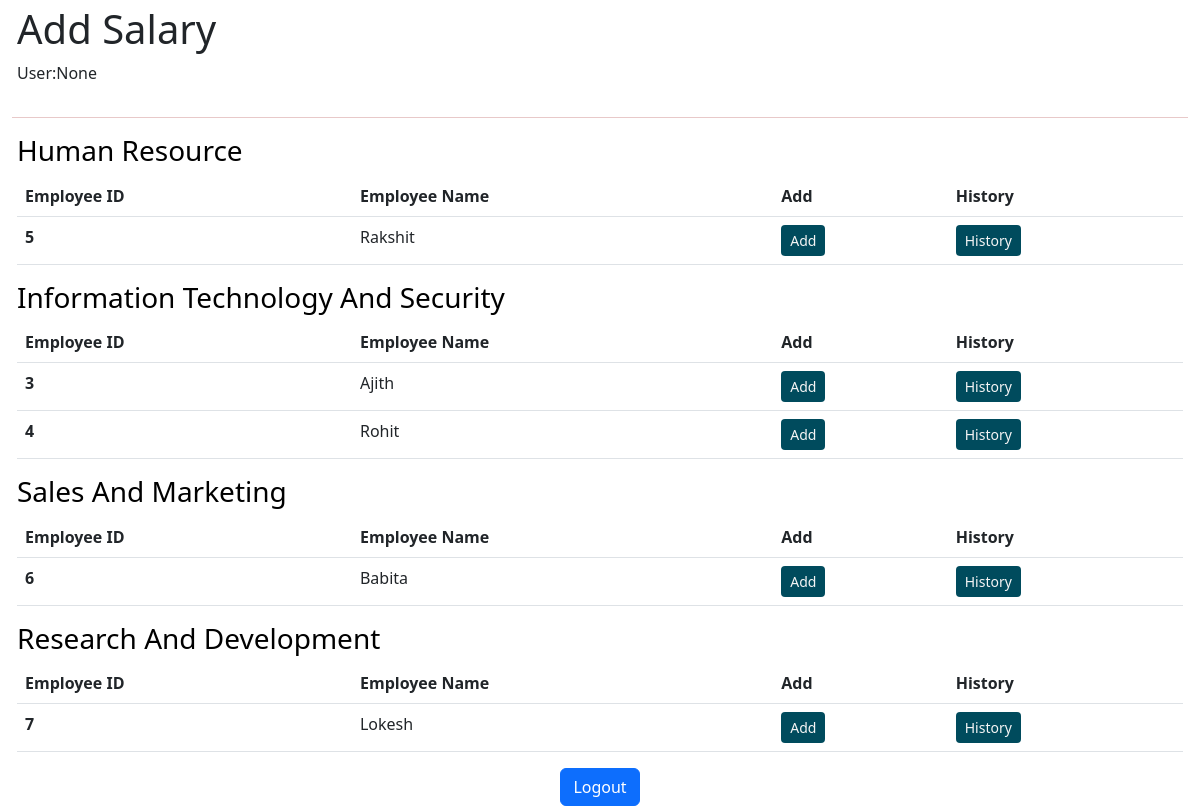
The page /add_salary on the database its author committed.
### tables this page shows
CREATE TABLE department(deptId INTEGER,
deptName TEXT NOT NULL,
PRIMARY KEY(deptId)
);

CREATE TABLE "employee" (
	"empId"	INTEGER,
	"empName"	TEXT NOT NULL,
	"gender"	TEXT,
	"dob"	TEXT,
	"email"	TEXT NOT NULL,
	"phone"	TEXT,
	"deptId"	INTEGER,
	"designation"	TEXT,
	"empAddress"	TEXT,
	"ctc"	INTEGER,
	"adminFlag"	INTEGER,
	PRIMARY KEY("empId"),
	FOREIGN KEY("deptId") REFERENCES "department"("deptId")
);

### main.py (the view)
@app.route("/add_salary",methods=['GET'])
def add_salary():
    db=get_database()
    current_user=get_current_user()
    emp_data_cursor=db.execute('SELECT employee.empId,employee.empName,department.deptId,department.deptName FROM employee INNER JOIN department on (employee.deptId=department.deptId)')
    emp_salary_data=emp_data_cursor.fetchall()
    dept_data_cursor=db.execute('SELECT deptId,deptName FROM department')
    emp_dept_data=dept_data_cursor.fetchall()
    dict_of_dept_emp_mapping={}
    for data in emp_dept_data:
        dict_of_dept_emp_mapping[data['deptName']]=[]
    list_of_individual_data=[]
    for data in emp_salary_data:
        list_of_individual_data=list(data)
        dict_of_dept_emp_mapping[data['deptName']].append(list_of_individual_data)
    return render_template('addSalary.html',dept_emp_combined=dict_of_dept_emp_mapping,current_user=current_user)

### database.py (called while the page is built)
def connect_to_db():
    sql=sqlite3.connect("C:/Users/ADITHYA GS/OneDrive/Documents/Programs/employeeManagementSystem1/employeeDB.db")
    sql.row_factory=sqlite3.Row
    return sql

def get_database():
    if not hasattr(g,'employeeDB_var'):
        g.employeeDB_var=connect_to_db()
    return g.employeeDB_var

### main.py (called while the page is built)
@app.teardown_appcontext
def close_database(error):
    if hasattr(g,'crudapplication_db'):
        g.crudapplication_db.close()

def get_current_user():
    user=None
    if 'user' in session:
        user=session['user']
        db=get_database()
        user_cur=db.execute('SELECT * FROM employee WHERE empName = ?',[user])
        user=user_cur.fetchone()
        return user['empName']
    return user

### templates/addSalary.html (shortened to what this page needs)
<!DOCTYPE html>
<html lang="en">
<head>
    <link href="https://cdn.jsdelivr.net/npm/bootstrap@5.3.0/dist/css/bootstrap.min.css" rel="stylesheet">
    <link rel="stylesheet" href="{{ url_for('static',filename='addSalary.css') }}" type="text/css">
</head>
<body>
    <div class="container" style="max-width: 100%;max-height: 100%;">
        <div class="heading_in_addSalary">
            <h1>Add Salary</h1>
            <p>User:{{ current_user }}</p>
        </div>
        <hr style="color: brown;">
        <div class="dropdown">
            <div class="employee_salary_table">
                {% for key,value in dept_emp_combined.items() %}
                    {% if value %}
                        <div class="table-responsive-lg caption-top" style="color: white;margin: 5px;">
                            <caption><h3 style="color: black;">{{ key }}</h3></caption>
                            <table class="table" style="color:rgb(223, 232, 232);">
                                <thead>
                                    <tr>
                                    <th scope="col">Employee ID</th>
                                    <th scope="col">Employee Name</th>
                                    <th scope="col">Add</th>
                                    <th scope="col">History</th>
                                    </tr>
                                </thead>
                                <tbody>
                                    {% for individualEmp in value %}
                                        <tr>
                                            <th scope="row">{{ individualEmp[0] }}</th>
                                            <td scope="row">{{ individualEmp[1] }}</td>
                                            <td scope="row"><a class="btn btn-sm" style="background-color:rgb(0, 75, 93); color:whitesmoke;" href="{{ url_for('addEmpSalary',empId=individualEmp[0],empName=individualEmp[1]) }}">Add</a></td>
                                            <td scope="row"><a class="btn btn-sm" style="background-color:rgb(0, 75, 93); color:whitesmoke;" href="{{ url_for('salaryHistory',empId=individualEmp[0],empName=individualEmp[1]) }}">History</a></td>
                                        </tr>
                                    {% endfor %}
                                </tbody>
                            </table>
                        </div>
                    {% endif %}
                {% endfor %}
            </div>
        </div>
        <div class="logoutButton">
            <a href="{{ url_for('logout') }}" class="btn btn-primary">Logout</a></div>
        </div>
</body>
</html>

### static/addSalary.css (style rules this page uses)
* { margin: 0px; padding: 0px; }
.heading_in_addSalary { margin:5px; display: flex; flex-direction: column; justify-content: space-between; }
.logoutButton { display: flex; justify-content: center; }

### rows shown on the page
department: deptName "Human Resource"
employee: empId "5", empName "Rakshit"
department: deptName "Information Technology And Security"
employee: empId "3", empName "Ajith"
employee: empId "4", empName "Rohit"
department: deptName "Sales And Marketing"
employee: empId "6", empName "Babita"
department: deptName "Research And Development"
employee: empId "7", empName "Lokesh"

### other values the page prints
{{ current_user }} "None"
